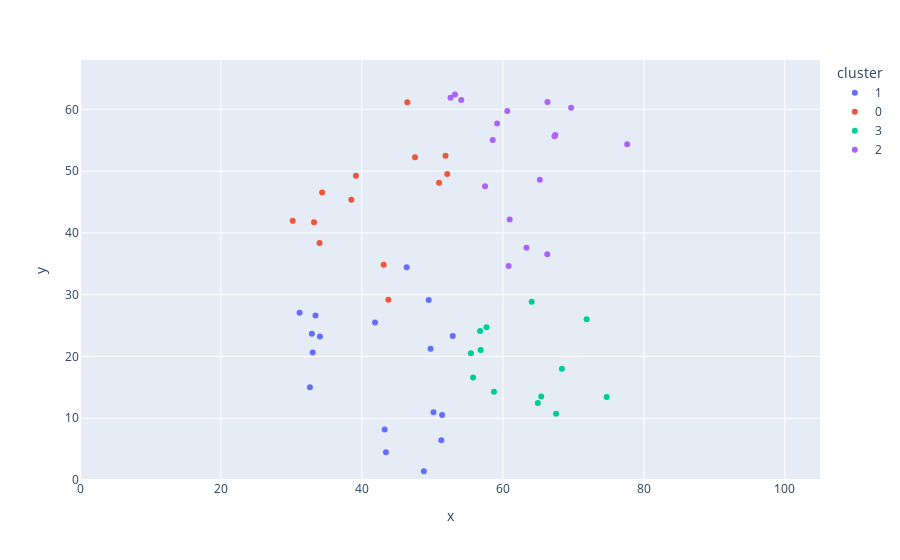

Notebook code cell kept with this figure:
### Code cell
import plotly.express as px

colors = {
    0: 'dodgerblue',
    1: 'tomato',
    2: 'goldenrod',
    3: 'springgreen',
    4: 'slategrey',
    5: 'mediumorchid',
    6: 'lightpink',
    7: 'chocolate',
    8: 'mediumturquoise',
    9: 'purple',
    10: 'red',
    11: 'navy'
}

# positions = {
#     '0': 'RWB',
#     '1': 'CM',
#     '2': 'LW',
#     '3': 'RCB',
#     '4': 'ST',
#     '5': 'LB',
#     '6': 'RW',
#     '7': 'LWB',
#     '8': 'RB',
#     '9': 'LCB'
# }

df['cluster'] = df['cluster'].astype(str)
#df['position'] = df['cluster'].map(positions)
data = df.loc[df['team_name'] == 'Liverpool']

fig = px.scatter(data_frame=data,
                     x='x', 
                     y='y',
                     color='cluster',
                     hover_name='name'
    )

fig.update_xaxes(range=(0, 105))
fig.update_yaxes(range=(0, 68))

fig.show()

### Figure 1 — Plotly figure (JSON) as saved in the notebook; plotly's stock layout.template omitted (floating-point values rounded to 4 significant figures)
{"data": [{"hovertemplate": "<b>%{hovertext}</b><br><br>cluster=1<br>x=%{x}<br>y=%{y}<extra></extra>", "hovertext": ["Fabinho", "Joseph Gomez", "Trent Alexander-Arnold", "Fabinho", "Jordan Henderson", "Trent Alexander-Arnold", "Jordan Henderson", "Joel Matip", "Trent Alexander-Arnold", "Fabinho", "Joseph Gomez", "Trent Alexander-Arnold", "Joseph Gomez", "Trent Alexander-Arnold", "Fabinho", "Jordan Henderson", "Trent Alexander-Arnold"], "legendgroup": "1", "marker": {"color": "#636efa", "symbol": "circle"}, "mode": "markers", "name": "1", "orientation": "v", "showlegend": true, "type": "scatter", "x": [46.35, 33.02, 43.41, 31.15, 41.86, 43.23, 52.89, 32.62, 48.79, 49.48, 34.05, 51.27, 32.9, 51.38, 33.41, 49.74, 50.16], "xaxis": "x", "y": [34.43, 20.62, 4.474, 27.06, 25.5, 8.194, 23.33, 15.03, 1.397, 29.15, 23.23, 6.436, 23.67, 10.52, 26.64, 21.23, 10.96], "yaxis": "y"}, {"hovertemplate": "<b>%{hovertext}</b><br><br>cluster=0<br>x=%{x}<br>y=%{y}<extra></extra>", "hovertext": ["Virgil van Dijk", "Georginio Wijnaldum", "Virgil van Dijk", "Naby Keita", "Fabinho", "Virgil van Dijk", "Virgil van Dijk", "Georginio Wijnaldum", "Virgil van Dijk", "Jordan Henderson", "Andrew Robertson", "Georginio Wijnaldum", "Joseph Gomez"], "legendgroup": "0", "marker": {"color": "#EF553B", "symbol": "circle"}, "mode": "markers", "name": "0", "orientation": "v", "showlegend": true, "type": "scatter", "x": [30.18, 51.86, 38.5, 43.75, 33.99, 47.53, 33.21, 52.11, 39.15, 43.09, 46.45, 50.95, 34.36], "xaxis": "x", "y": [41.98, 52.52, 45.36, 29.17, 38.36, 52.26, 41.73, 49.55, 49.28, 34.86, 61.18, 48.13, 46.56], "yaxis": "y"}, {"hovertemplate": "<b>%{hovertext}</b><br><br>cluster=3<br>x=%{x}<br>y=%{y}<extra></extra>", "hovertext": ["Naby Keita", "Mohamed Salah", "Roberto Firmino", "Mohamed Salah", "Roberto Firmino", "Mohamed Salah", "Naby Keita", "Mohamed Salah", "Naby Keita", "Roberto Firmino", "Mohamed Salah", "Mohamed Salah", "Diogo Jota"], "legendgroup": "3", "marker": {"color": "#00cc96", "symbol": "circle"}, "mode": "markers", "name": "3", "orientation": "v", "showlegend": true, "type": "scatter", "x": [56.85, 58.74, 71.89, 74.73, 56.77, 64.96, 55.47, 65.44, 57.68, 64.09, 67.55, 68.38, 55.78], "xaxis": "x", "y": [21.07, 14.3, 26.04, 13.43, 24.14, 12.45, 20.51, 13.51, 24.73, 28.88, 10.72, 18.0, 16.61], "yaxis": "y"}, {"hovertemplate": "<b>%{hovertext}</b><br><br>cluster=2<br>x=%{x}<br>y=%{y}<extra></extra>", "hovertext": ["Roberto Firmino", "Diogo Jota", "Andrew Robertson", "Georginio Wijnaldum", "Sadio Mané", "Andrew Robertson", "Thiago", "Sadio Mané", "Andrew Robertson", "Roberto Firmino", "Sadio Mané", "Andrew Robertson", "Georginio Wijnaldum", "Sadio Mané", "Roberto Firmino", "Sadio Mané", "Andrew Robertson"], "legendgroup": "2", "marker": {"color": "#ab63fa", "symbol": "circle"}, "mode": "markers", "name": "2", "orientation": "v", "showlegend": true, "type": "scatter", "x": [66.3, 77.64, 60.63, 60.97, 66.33, 52.57, 58.56, 69.69, 59.19, 63.34, 67.44, 53.21, 57.47, 65.24, 60.82, 67.33, 54.1], "xaxis": "x", "y": [36.54, 54.35, 59.72, 42.16, 61.2, 61.88, 55.05, 60.25, 57.74, 37.61, 55.87, 62.4, 47.58, 48.6, 34.66, 55.67, 61.52], "yaxis": "y"}], "layout": {"legend": {"title": {"text": "cluster"}, "tracegroupgap": 0}, "margin": {"t": 60}, "xaxis": {"anchor": "y", "domain": [0, 1], "range": [0, 105], "title": {"text": "x"}}, "yaxis": {"anchor": "x", "domain": [0, 1], "range": [0, 68], "title": {"text": "y"}}}}
